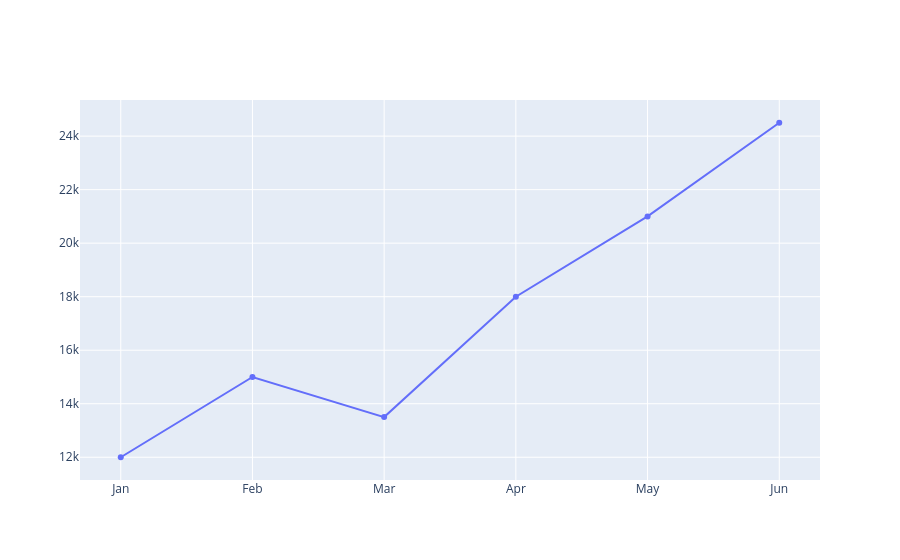

The notebook cell saved with this chart:
### Code cell
df3 = pd.DataFrame({
    "Month": ["Jan", "Feb", "Mar", "Apr", "May", "Jun"],
    "Profit": [12000, 15000, 13500, 18000, 21000, 24500]
})

fig = go.Figure()

fig.add_trace(
    go.Scatter(
        x=df3["Month"],
        y=df3["Profit"]
    )
    
)

fig.show()

### Figure 1 — Plotly figure (JSON) as saved in the notebook; plotly's stock layout.template omitted (floating-point values rounded to 4 significant figures)
{"data": [{"type": "scatter", "x": ["Jan", "Feb", "Mar", "Apr", "May", "Jun"], "y": [12000, 15000, 13500, 18000, 21000, 24500]}], "layout": {}}
